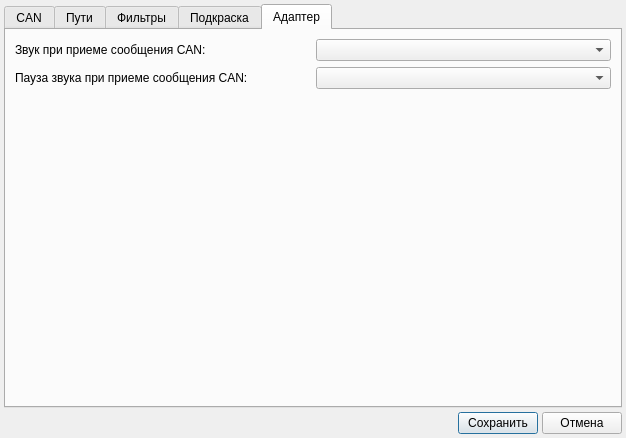
<?xml version="1.0" encoding="UTF-8"?>
<ui version="4.0">
 <class>SettingsWindow</class>
 <widget class="QDialog" name="SettingsWindow">
  <property name="geometry">
   <rect>
    <x>0</x>
    <y>0</y>
    <width>626</width>
    <height>438</height>
   </rect>
  </property>
  <property name="windowTitle">
   <string>Настройки</string>
  </property>
  <layout class="QGridLayout" name="gridLayout">
   <property name="leftMargin">
    <number>4</number>
   </property>
   <property name="topMargin">
    <number>4</number>
   </property>
   <property name="rightMargin">
    <number>4</number>
   </property>
   <property name="bottomMargin">
    <number>4</number>
   </property>
   <property name="spacing">
    <number>4</number>
   </property>
   <item row="1" column="0">
    <layout class="QHBoxLayout" name="horizontalLayout">
     <item>
      <spacer name="horizontalSpacer">
       <property name="orientation">
        <enum>Qt::Orientation::Horizontal</enum>
       </property>
       <property name="sizeHint" stdset="0">
        <size>
         <width>40</width>
         <height>20</height>
        </size>
       </property>
      </spacer>
     </item>
     <item>
      <widget class="QPushButton" name="save_btn">
       <property name="text">
        <string>Сохранить</string>
       </property>
      </widget>
     </item>
     <item>
      <widget class="QPushButton" name="cancel_btn">
       <property name="text">
        <string>Отмена</string>
       </property>
      </widget>
     </item>
    </layout>
   </item>
   <item row="0" column="0">
    <widget class="QTabWidget" name="settings_tab">
     <property name="currentIndex">
      <number>4</number>
     </property>
     <widget class="QWidget" name="can_tab">
      <attribute name="title">
       <string>CAN</string>
      </attribute>
      <layout class="QVBoxLayout" name="verticalLayout_4">
       <item>
        <layout class="QVBoxLayout" name="verticalLayout_3">
         <item>
          <layout class="QHBoxLayout" name="horizontalLayout_6">
           <item>
            <widget class="QLabel" name="can_baud_rate_lbl">
             <property name="text">
              <string>Скорость обмена (кбод/с):</string>
             </property>
            </widget>
           </item>
           <item>
            <widget class="QComboBox" name="can_baud_rate_cbox">
             <property name="minimumSize">
              <size>
               <width>80</width>
               <height>0</height>
              </size>
             </property>
            </widget>
           </item>
          </layout>
         </item>
         <item>
          <layout class="QHBoxLayout" name="horizontalLayout_5">
           <item>
            <widget class="QLabel" name="can_header_type_lbl">
             <property name="text">
              <string>Тип заголовка:</string>
             </property>
            </widget>
           </item>
           <item>
            <widget class="QComboBox" name="can_header_type_cbox">
             <property name="minimumSize">
              <size>
               <width>80</width>
               <height>0</height>
              </size>
             </property>
            </widget>
           </item>
          </layout>
         </item>
        </layout>
       </item>
       <item>
        <spacer name="verticalSpacer_2">
         <property name="orientation">
          <enum>Qt::Orientation::Vertical</enum>
         </property>
         <property name="sizeHint" stdset="0">
          <size>
           <width>20</width>
           <height>288</height>
          </size>
         </property>
        </spacer>
       </item>
      </layout>
     </widget>
     <widget class="QWidget" name="dir_tab">
      <attribute name="title">
       <string>Пути</string>
      </attribute>
      <layout class="QVBoxLayout" name="verticalLayout_2">
       <item>
        <layout class="QVBoxLayout" name="verticalLayout">
         <item>
          <widget class="QLabel" name="logs_dir_lbl">
           <property name="text">
            <string>Путь к файлам логов:</string>
           </property>
          </widget>
         </item>
         <item>
          <layout class="QHBoxLayout" name="horizontalLayout_2">
           <item>
            <widget class="QLineEdit" name="logs_dir_le"/>
           </item>
           <item>
            <widget class="QPushButton" name="log_dir_btn">
             <property name="minimumSize">
              <size>
               <width>30</width>
               <height>0</height>
              </size>
             </property>
             <property name="maximumSize">
              <size>
               <width>30</width>
               <height>16777215</height>
              </size>
             </property>
             <property name="text">
              <string>...</string>
             </property>
            </widget>
           </item>
          </layout>
         </item>
        </layout>
       </item>
       <item>
        <spacer name="verticalSpacer">
         <property name="orientation">
          <enum>Qt::Orientation::Vertical</enum>
         </property>
         <property name="sizeHint" stdset="0">
          <size>
           <width>20</width>
           <height>40</height>
          </size>
         </property>
        </spacer>
       </item>
      </layout>
     </widget>
     <widget class="QWidget" name="filter_tab">
      <attribute name="title">
       <string>Фильтры</string>
      </attribute>
      <layout class="QVBoxLayout" name="verticalLayout_5">
       <item>
        <widget class="QGroupBox" name="soft_filter_gbox">
         <property name="title">
          <string>Программный фильтр</string>
         </property>
         <layout class="QHBoxLayout" name="horizontalLayout_7">
          <item>
           <layout class="QVBoxLayout" name="verticalLayout_6">
            <item>
             <layout class="QHBoxLayout" name="horizontalLayout_3">
              <item>
               <widget class="QLabel" name="soft_filter_id_lbl">
                <property name="text">
                 <string>ID сообщения</string>
                </property>
               </widget>
              </item>
              <item>
               <widget class="QLineEdit" name="soft_filter_id_le"/>
              </item>
              <item>
               <widget class="QPushButton" name="soft_filter_add_id_btn">
                <property name="text">
                 <string>Добавить</string>
                </property>
               </widget>
              </item>
             </layout>
            </item>
            <item>
             <layout class="QHBoxLayout" name="horizontalLayout_4">
              <item>
               <widget class="QPushButton" name="soft_filter_delete_id_select_btn">
                <property name="text">
                 <string>Удалить выбранные</string>
                </property>
               </widget>
              </item>
              <item>
               <widget class="QPushButton" name="soft_filter_delete_id_all_btn">
                <property name="text">
                 <string>Удалить все</string>
                </property>
               </widget>
              </item>
             </layout>
            </item>
            <item>
             <spacer name="verticalSpacer_3">
              <property name="orientation">
               <enum>Qt::Orientation::Vertical</enum>
              </property>
              <property name="sizeHint" stdset="0">
               <size>
                <width>20</width>
                <height>40</height>
               </size>
              </property>
             </spacer>
            </item>
           </layout>
          </item>
          <item>
           <widget class="QScrollArea" name="scrollArea">
            <property name="verticalScrollBarPolicy">
             <enum>Qt::ScrollBarPolicy::ScrollBarAlwaysOn</enum>
            </property>
            <property name="widgetResizable">
             <bool>true</bool>
            </property>
            <widget class="QWidget" name="scrollAreaWidgetContents">
             <property name="geometry">
              <rect>
               <x>0</x>
               <y>0</y>
               <width>247</width>
               <height>136</height>
              </rect>
             </property>
             <layout class="QGridLayout" name="gridLayout_2">
              <property name="leftMargin">
               <number>0</number>
              </property>
              <property name="topMargin">
               <number>0</number>
              </property>
              <property name="rightMargin">
               <number>0</number>
              </property>
              <property name="bottomMargin">
               <number>0</number>
              </property>
              <property name="spacing">
               <number>0</number>
              </property>
              <item row="0" column="0">
               <widget class="QWidget" name="soft_filter_can_id_obj_wgt" native="true">
                <layout class="QGridLayout" name="gridLayout_3">
                 <property name="leftMargin">
                  <number>2</number>
                 </property>
                 <property name="topMargin">
                  <number>2</number>
                 </property>
                 <property name="rightMargin">
                  <number>2</number>
                 </property>
                 <property name="bottomMargin">
                  <number>2</number>
                 </property>
                 <property name="spacing">
                  <number>0</number>
                 </property>
                 <item row="0" column="0">
                  <layout class="QVBoxLayout" name="soft_filter_can_id_obj_layout">
                   <property name="spacing">
                    <number>2</number>
                   </property>
                   <item>
                    <spacer name="verticalSpacer_5">
                     <property name="orientation">
                      <enum>Qt::Orientation::Vertical</enum>
                     </property>
                     <property name="sizeHint" stdset="0">
                      <size>
                       <width>20</width>
                       <height>40</height>
                      </size>
                     </property>
                    </spacer>
                   </item>
                  </layout>
                 </item>
                </layout>
               </widget>
              </item>
             </layout>
            </widget>
           </widget>
          </item>
         </layout>
        </widget>
       </item>
       <item>
        <widget class="QGroupBox" name="hard_filter_gbox">
         <property name="enabled">
          <bool>true</bool>
         </property>
         <property name="title">
          <string>Аппаратный фильтр</string>
         </property>
         <layout class="QHBoxLayout" name="horizontalLayout_8">
          <item>
           <layout class="QVBoxLayout" name="verticalLayout_11">
            <item>
             <layout class="QHBoxLayout" name="horizontalLayout_9">
              <item>
               <widget class="QLabel" name="hard_filter_id_lbl">
                <property name="text">
                 <string>ID сообщения</string>
                </property>
               </widget>
              </item>
              <item>
               <widget class="QLineEdit" name="hard_filter_id_le"/>
              </item>
              <item>
               <widget class="QPushButton" name="hard_filter_add_id_btn">
                <property name="text">
                 <string>Добавить</string>
                </property>
               </widget>
              </item>
             </layout>
            </item>
            <item>
             <layout class="QHBoxLayout" name="horizontalLayout_10">
              <item>
               <widget class="QPushButton" name="hard_filter_delete_id_select_btn">
                <property name="text">
                 <string>Удалить выбранные</string>
                </property>
               </widget>
              </item>
              <item>
               <widget class="QPushButton" name="hard_filter_delete_id_all_btn">
                <property name="text">
                 <string>Удалить все</string>
                </property>
               </widget>
              </item>
             </layout>
            </item>
            <item>
             <spacer name="verticalSpacer_4">
              <property name="orientation">
               <enum>Qt::Orientation::Vertical</enum>
              </property>
              <property name="sizeHint" stdset="0">
               <size>
                <width>20</width>
                <height>40</height>
               </size>
              </property>
             </spacer>
            </item>
           </layout>
          </item>
          <item>
           <layout class="QVBoxLayout" name="verticalLayout_8">
            <item>
             <widget class="QScrollArea" name="scrollArea_2">
              <property name="verticalScrollBarPolicy">
               <enum>Qt::ScrollBarPolicy::ScrollBarAlwaysOn</enum>
              </property>
              <property name="widgetResizable">
               <bool>true</bool>
              </property>
              <widget class="QWidget" name="scrollAreaWidgetContents_2">
               <property name="geometry">
                <rect>
                 <x>0</x>
                 <y>0</y>
                 <width>245</width>
                 <height>133</height>
                </rect>
               </property>
               <layout class="QGridLayout" name="gridLayout_4">
                <property name="leftMargin">
                 <number>0</number>
                </property>
                <property name="topMargin">
                 <number>0</number>
                </property>
                <property name="rightMargin">
                 <number>0</number>
                </property>
                <property name="bottomMargin">
                 <number>0</number>
                </property>
                <property name="spacing">
                 <number>0</number>
                </property>
                <item row="0" column="0">
                 <widget class="QWidget" name="hard_filter_can_id_obj_wgt" native="true">
                  <layout class="QGridLayout" name="gridLayout_5">
                   <property name="leftMargin">
                    <number>2</number>
                   </property>
                   <property name="topMargin">
                    <number>2</number>
                   </property>
                   <property name="rightMargin">
                    <number>2</number>
                   </property>
                   <property name="bottomMargin">
                    <number>2</number>
                   </property>
                   <property name="spacing">
                    <number>0</number>
                   </property>
                   <item row="0" column="0">
                    <layout class="QVBoxLayout" name="hard_filter_can_id_obj_layout">
                     <property name="spacing">
                      <number>2</number>
                     </property>
                     <item>
                      <spacer name="verticalSpacer_6">
                       <property name="orientation">
                        <enum>Qt::Orientation::Vertical</enum>
                       </property>
                       <property name="sizeHint" stdset="0">
                        <size>
                         <width>20</width>
                         <height>40</height>
                        </size>
                       </property>
                      </spacer>
                     </item>
                    </layout>
                   </item>
                  </layout>
                 </widget>
                </item>
               </layout>
              </widget>
             </widget>
            </item>
           </layout>
          </item>
         </layout>
        </widget>
       </item>
      </layout>
     </widget>
     <widget class="QWidget" name="coloring_id_tab">
      <attribute name="title">
       <string>Подкраска</string>
      </attribute>
      <layout class="QGridLayout" name="gridLayout_8">
       <item row="0" column="0">
        <layout class="QHBoxLayout" name="horizontalLayout_14">
         <item>
          <widget class="QCheckBox" name="coloring_mode_check">
           <property name="text">
            <string>Нет подкраски (быстрый вывод сообщений)</string>
           </property>
          </widget>
         </item>
        </layout>
       </item>
       <item row="1" column="0">
        <widget class="QGroupBox" name="coloring_filter_gbox">
         <property name="title">
          <string>Подкраска сообщений по ID</string>
         </property>
         <layout class="QHBoxLayout" name="horizontalLayout_13">
          <item>
           <layout class="QVBoxLayout" name="verticalLayout_7">
            <item>
             <layout class="QHBoxLayout" name="horizontalLayout_21">
              <item>
               <widget class="QLabel" name="coloring_filter_id_lbl">
                <property name="text">
                 <string>ID сообщения</string>
                </property>
               </widget>
              </item>
              <item>
               <widget class="QLineEdit" name="coloring_filter_id_le"/>
              </item>
              <item>
               <widget class="QPushButton" name="coloring_filter_add_id_btn">
                <property name="text">
                 <string>Добавить</string>
                </property>
               </widget>
              </item>
             </layout>
            </item>
            <item>
             <layout class="QHBoxLayout" name="horizontalLayout_11">
              <item>
               <widget class="QPushButton" name="coloring_filter_delete_id_select_btn">
                <property name="text">
                 <string>Удалить выбранные</string>
                </property>
               </widget>
              </item>
              <item>
               <widget class="QPushButton" name="coloring_filter_delete_id_all_btn">
                <property name="text">
                 <string>Удалить все</string>
                </property>
               </widget>
              </item>
             </layout>
            </item>
            <item>
             <layout class="QHBoxLayout" name="horizontalLayout_12">
              <item>
               <widget class="QPushButton" name="coloring_filter_color_set_id_select_btn">
                <property name="text">
                 <string>Назначить цвет выбранным</string>
                </property>
               </widget>
              </item>
             </layout>
            </item>
            <item>
             <spacer name="verticalSpacer_7">
              <property name="orientation">
               <enum>Qt::Orientation::Vertical</enum>
              </property>
              <property name="sizeHint" stdset="0">
               <size>
                <width>20</width>
                <height>40</height>
               </size>
              </property>
             </spacer>
            </item>
           </layout>
          </item>
          <item>
           <layout class="QVBoxLayout" name="verticalLayout_9">
            <item>
             <widget class="QScrollArea" name="scrollArea_3">
              <property name="verticalScrollBarPolicy">
               <enum>Qt::ScrollBarPolicy::ScrollBarAlwaysOn</enum>
              </property>
              <property name="widgetResizable">
               <bool>true</bool>
              </property>
              <widget class="QWidget" name="scrollAreaWidgetContents_3">
               <property name="geometry">
                <rect>
                 <x>0</x>
                 <y>0</y>
                 <width>245</width>
                 <height>285</height>
                </rect>
               </property>
               <layout class="QGridLayout" name="gridLayout_6">
                <property name="leftMargin">
                 <number>0</number>
                </property>
                <property name="topMargin">
                 <number>0</number>
                </property>
                <property name="rightMargin">
                 <number>0</number>
                </property>
                <property name="bottomMargin">
                 <number>0</number>
                </property>
                <property name="spacing">
                 <number>0</number>
                </property>
                <item row="0" column="0">
                 <widget class="QWidget" name="coloring_filter_can_id_obj_wgt" native="true">
                  <layout class="QGridLayout" name="gridLayout_7">
                   <property name="leftMargin">
                    <number>2</number>
                   </property>
                   <property name="topMargin">
                    <number>2</number>
                   </property>
                   <property name="rightMargin">
                    <number>2</number>
                   </property>
                   <property name="bottomMargin">
                    <number>2</number>
                   </property>
                   <property name="spacing">
                    <number>0</number>
                   </property>
                   <item row="0" column="0">
                    <layout class="QVBoxLayout" name="coloring_filter_can_id_obj_layout">
                     <property name="spacing">
                      <number>2</number>
                     </property>
                     <item>
                      <spacer name="verticalSpacer_8">
                       <property name="orientation">
                        <enum>Qt::Orientation::Vertical</enum>
                       </property>
                       <property name="sizeHint" stdset="0">
                        <size>
                         <width>20</width>
                         <height>40</height>
                        </size>
                       </property>
                      </spacer>
                     </item>
                    </layout>
                   </item>
                  </layout>
                 </widget>
                </item>
               </layout>
              </widget>
             </widget>
            </item>
           </layout>
          </item>
         </layout>
        </widget>
       </item>
      </layout>
     </widget>
     <widget class="QWidget" name="hard_settings_tab">
      <attribute name="title">
       <string>Адаптер</string>
      </attribute>
      <layout class="QVBoxLayout" name="verticalLayout_12">
       <item>
        <layout class="QVBoxLayout" name="verticalLayout_10">
         <item>
          <layout class="QHBoxLayout" name="horizontalLayout_15">
           <item>
            <widget class="QLabel" name="beep_can_need_lbl">
             <property name="text">
              <string>Звук при приеме сообщения CAN:</string>
             </property>
            </widget>
           </item>
           <item>
            <widget class="QComboBox" name="beep_can_need_cbox"/>
           </item>
          </layout>
         </item>
         <item>
          <layout class="QHBoxLayout" name="horizontalLayout_16">
           <item>
            <widget class="QLabel" name="beep_can_pause_lbl">
             <property name="text">
              <string>Пауза звука при приеме сообщения CAN:</string>
             </property>
            </widget>
           </item>
           <item>
            <widget class="QComboBox" name="beep_can_pause_cbox"/>
           </item>
          </layout>
         </item>
        </layout>
       </item>
       <item>
        <spacer name="verticalSpacer_9">
         <property name="orientation">
          <enum>Qt::Orientation::Vertical</enum>
         </property>
         <property name="sizeHint" stdset="0">
          <size>
           <width>20</width>
           <height>288</height>
          </size>
         </property>
        </spacer>
       </item>
      </layout>
     </widget>
    </widget>
   </item>
  </layout>
 </widget>
 <resources/>
 <connections/>
</ui>
